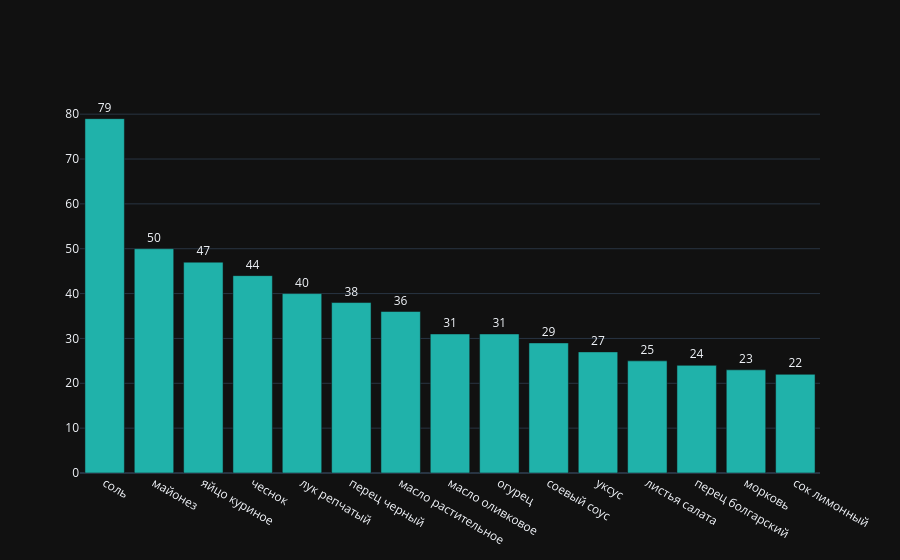

The code cell stored with this chart in its notebook:
### Code cell
frequency_fun('салат')

### Figure 1 — Plotly figure (JSON) as saved in the notebook; plotly's stock layout.template omitted (floating-point values rounded to 4 significant figures)
{"data": [{"hovertemplate": "<b>%{x}</b><br>Частота: %{y}<extra></extra>", "marker": {"color": "lightseagreen"}, "text": ["79", "50", "47", "44", "40", "38", "36", "31", "31", "29", "27", "25", "24", "23", "22"], "textposition": "outside", "x": ["соль", "майонез", "яйцо куриное", "чеснок", "лук репчатый", "перец черный", "масло растительное", "масло оливковое", "огурец", "соевый соус", "уксус", "листья салата", "перец болгарский", "морковь", "сок лимонный"], "y": [79, 50, 47, 44, 40, 38, 36, 31, 31, 29, 27, 25, 24, 23, 22], "type": "bar"}], "layout": {}}
